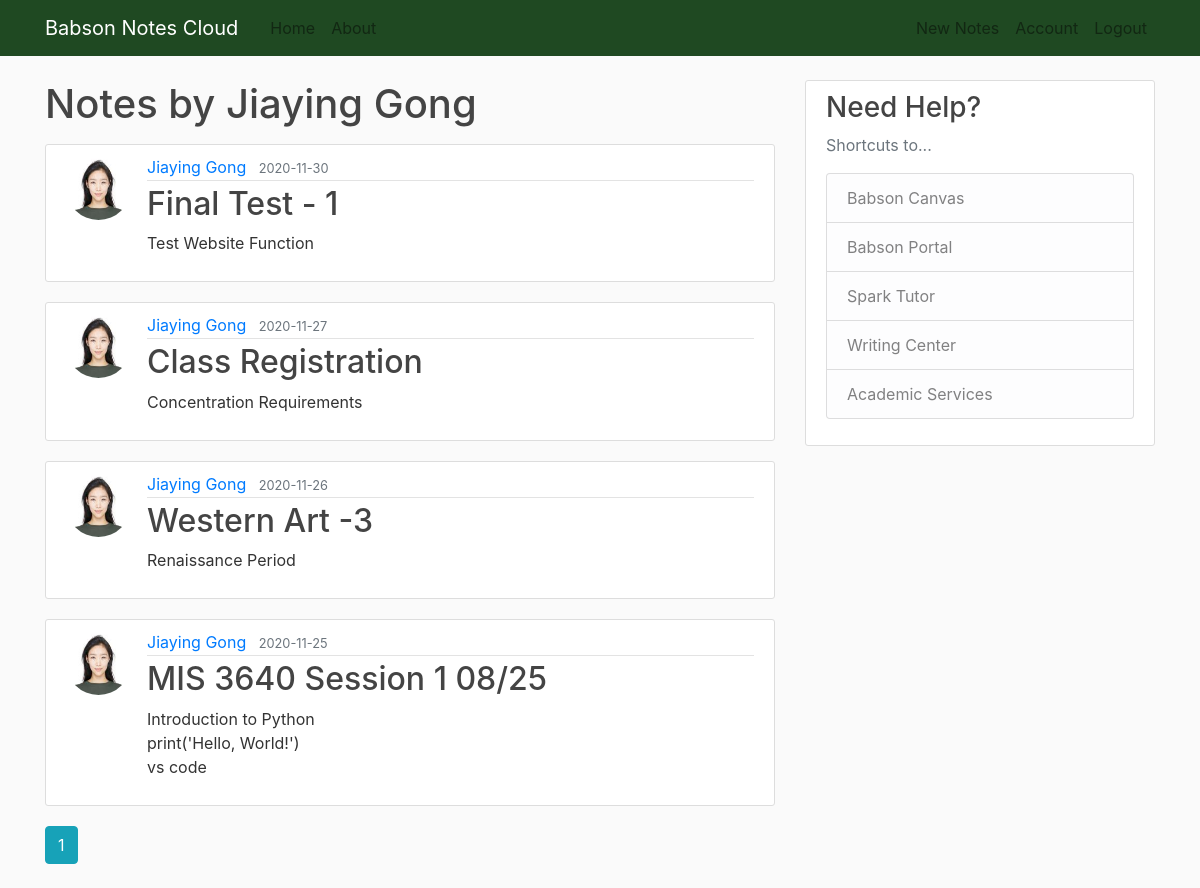
The app's page /user/Jiaying Gong (signed in) with its own data.
### app/models.py (models this page shows, shortened)
class User(db.Model, UserMixin):
    id = db.Column(db.Integer, primary_key=True)
    username = db.Column(db.String(25), unique=True, nullable=False)
    email = db.Column(db.String(125), unique=True, nullable=False)
    image_file = db.Column(db.String(20), nullable=False, default="default.jpg")
    password = db.Column(db.String(60), nullable=False)
    post = db.relationship("Post", backref="author", lazy=True)

class Post(db.Model):
    id = db.Column(db.Integer, primary_key=True)
    title = db.Column(db.String(125), nullable=False)
    date_posted = db.Column(db.DateTime, nullable=False, default=datetime.utcnow)
    content = db.Column(db.Text, nullable=False)
    user_id = db.Column(db.Integer, db.ForeignKey("user.id"), nullable=False)

### app/users/routes.py (the view)
@users.route("/user/<string:username>")
def user_posts(username):
    page = request.args.get("page", 1, type=int)
    user = User.query.filter_by(username=username).first_or_404()
    posts = (
        Post.query.filter_by(author=user)
        .order_by(Post.date_posted.desc())
        .paginate(page=page, per_page=4)
    )
    return render_template("user_posts.html", posts=posts, user=user)

### app/models.py (called while the page is built)
@login_manager.user_loader
def load_user(user_id):
    return User.query.get(int(user_id))

### app/templates/user_posts.html
{% extends "layout.html" %}
{%  block content %}
<h1 class="mb-3">Notes by {{user.username}}</h1>
{% for post in posts.items %}
<article class="media content-section">
    <img class='rounded-circle article-img'
        src="{{url_for('static',filename='profile_pics/'+ post.author.image_file)}}">
    <div class="media-body">
        <div class="article-metadata">
            <a class="mr-2"
                href="{{url_for('users.user_posts',username=post.author.username)}}">{{ post.author.username }}</a>
            <small class="text-muted">{{ post.date_posted.strftime('%Y-%m-%d') }}</small>
        </div>
        <h2><a class="article-title" href="{{url_for('posts.post',post_id=post.id)}}">{{ post.title }}</a></h2>
        <p class="article-content">{{ post.content }}</p>
    </div>
</article>
{% endfor %}
{% for page_num in posts.iter_pages(left_edge=1,right_edge=3, left_current=1, right_current=2) %}
{% if page_num %}
{% if posts.page==page_num %}
<a class="btn btn-info mb-4"
    href="{{url_for('users.user_posts',username=user.username,page=page_num)}}">{{page_num}}</a>
{% else %}
<a class="btn btn-outline-info mb-4"
    href="{{url_for('main.home',username=user.username,page=page_num)}}">{{page_num}}</a>
{% endif%}
{% else %}
...
{% endif%}
{% endfor %}
{%  endblock content %}

### app/static/main.css (style rules this page uses)
body { background: #fafafa; color: #333333; margin-top: 5rem; }
h1, h2, h3, h4, h5, h6 { color: #444444; }
.content-section { background: #ffffff; padding: 10px 20px; border: 1px solid #dddddd; border-radius: 3px; margin-bottom: 20px; }
.article-title { color: #444444; }
.article-content { white-space: pre-line; }
.article-img { height: 65px; width: 65px; margin-right: 16px; }
.article-metadata { padding-bottom: 1px; margin-bottom: 4px; border-bottom: 1px solid #e3e3e3 }

### records on screen
User: username "Jiaying Gong"
Post: image_file (picture), author.username "Jiaying Gong", date_posted "2020-11-30", title "Final Test - 1", content "Test Website Function"
Post: image_file (picture), author.username "Jiaying Gong", date_posted "2020-11-27", title "Class Registration", content "Concentration Requirements"
Post: image_file (picture), author.username "Jiaying Gong", date_posted "2020-11-26", title "Western Art -3", content "Renaissance Period"
Post: image_file (picture), author.username "Jiaying Gong", date_posted "2020-11-25", title "MIS 3640 Session 1 08/25", content "Introduction to Python print('Hello, World!') vs code"

### other values on screen
{{ page_num }} "1"
